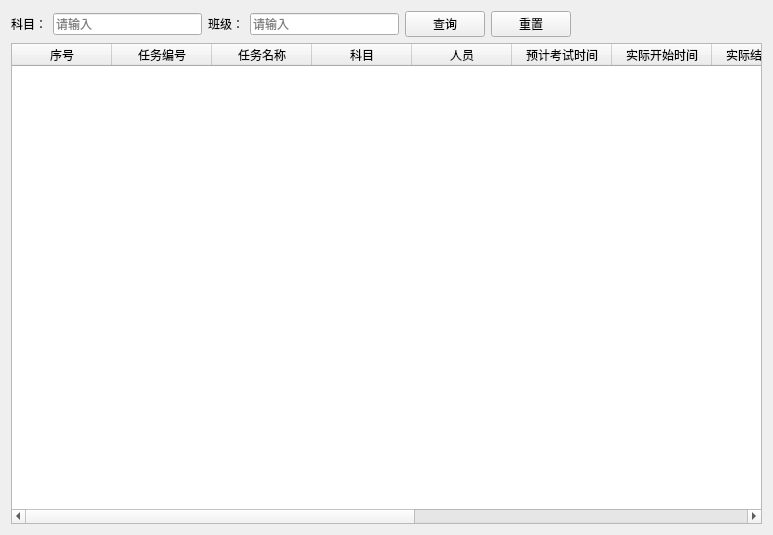
<?xml version="1.0" encoding="UTF-8"?>
<ui version="4.0">
 <class>KaoShiManage</class>
 <widget class="QWidget" name="KaoShiManage">
  <property name="geometry">
   <rect>
    <x>0</x>
    <y>0</y>
    <width>773</width>
    <height>535</height>
   </rect>
  </property>
  <property name="windowTitle">
   <string>KaoShiManage</string>
  </property>
  <layout class="QVBoxLayout" name="verticalLayout">
   <item>
    <layout class="QHBoxLayout" name="horizontalLayout_4">
     <item>
      <layout class="QHBoxLayout" name="horizontalLayout_2">
       <item>
        <widget class="QLabel" name="label">
         <property name="text">
          <string>科目：</string>
         </property>
        </widget>
       </item>
       <item>
        <widget class="QLineEdit" name="lineEdit">
         <property name="placeholderText">
          <string>请输入</string>
         </property>
        </widget>
       </item>
      </layout>
     </item>
     <item>
      <layout class="QHBoxLayout" name="horizontalLayout_3">
       <item>
        <widget class="QLabel" name="label_2">
         <property name="text">
          <string>班级：</string>
         </property>
        </widget>
       </item>
       <item>
        <widget class="QLineEdit" name="lineEdit_2">
         <property name="placeholderText">
          <string>请输入</string>
         </property>
        </widget>
       </item>
      </layout>
     </item>
     <item>
      <widget class="QPushButton" name="query">
       <property name="text">
        <string>查询</string>
       </property>
      </widget>
     </item>
     <item>
      <widget class="QPushButton" name="pushButton_2">
       <property name="text">
        <string>重置</string>
       </property>
      </widget>
     </item>
     <item>
      <spacer name="horizontalSpacer_2">
       <property name="orientation">
        <enum>Qt::Horizontal</enum>
       </property>
       <property name="sizeHint" stdset="0">
        <size>
         <width>40</width>
         <height>20</height>
        </size>
       </property>
      </spacer>
     </item>
    </layout>
   </item>
   <item>
    <widget class="QTableWidget" name="tableWidget">
     <column>
      <property name="text">
       <string>序号</string>
      </property>
     </column>
     <column>
      <property name="text">
       <string>任务编号</string>
      </property>
     </column>
     <column>
      <property name="text">
       <string>任务名称</string>
      </property>
     </column>
     <column>
      <property name="text">
       <string>科目</string>
      </property>
     </column>
     <column>
      <property name="text">
       <string>人员</string>
      </property>
     </column>
     <column>
      <property name="text">
       <string>预计考试时间</string>
      </property>
     </column>
     <column>
      <property name="text">
       <string>实际开始时间</string>
      </property>
     </column>
     <column>
      <property name="text">
       <string>实际结束时间</string>
      </property>
     </column>
     <column>
      <property name="text">
       <string>状态</string>
      </property>
     </column>
     <column>
      <property name="text">
       <string>计算机打分</string>
      </property>
     </column>
     <column>
      <property name="text">
       <string>教师打分</string>
      </property>
     </column>
     <column>
      <property name="text">
       <string>总分</string>
      </property>
     </column>
     <column>
      <property name="text">
       <string>操作</string>
      </property>
     </column>
    </widget>
   </item>
  </layout>
  <action name="acStart">
   <property name="text">
    <string>开始</string>
   </property>
   <property name="toolTip">
    <string>开始</string>
   </property>
  </action>
  <action name="acPause">
   <property name="text">
    <string>暂停</string>
   </property>
  </action>
  <action name="acStop">
   <property name="text">
    <string>终止</string>
   </property>
   <property name="toolTip">
    <string>终止</string>
   </property>
  </action>
  <action name="acDetail">
   <property name="text">
    <string>查看详情</string>
   </property>
  </action>
  <action name="acDelTask">
   <property name="text">
    <string>删除任务</string>
   </property>
  </action>
  <action name="acEditTask">
   <property name="text">
    <string>编辑任务</string>
   </property>
  </action>
  <action name="acReplay">
   <property name="text">
    <string>视频回放</string>
   </property>
   <property name="toolTip">
    <string>视频回放</string>
   </property>
  </action>
  <action name="acTeacherScore">
   <property name="text">
    <string>教师打分</string>
   </property>
  </action>
 </widget>
 <layoutdefault spacing="6" margin="11"/>
 <resources/>
 <connections/>
</ui>
